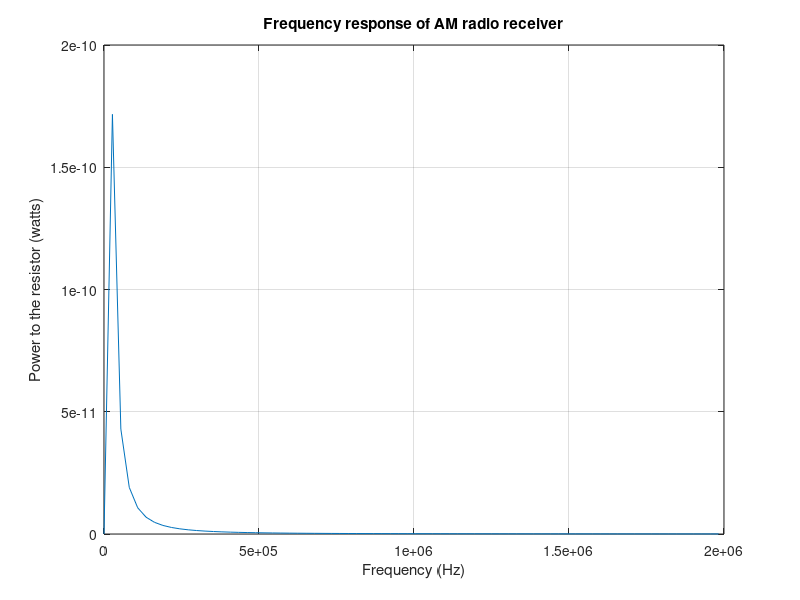

This chart was generated by the following MATLAB code:
%prompt the user
L = input('Inductance (in henries):');
C = input('Capacitance (in farads):');
R = input('Resistance (in ohms):');
V0 = input('Signal received (in volts):');

%calculate the resonant frequency in Hz(f0), & then in kHz (f0_1)
f0 = (2 * pi * sqrt(L * C))^(-1);
f0_1 = f0/1000;

%display the resonant frequency (f0_1) as an integer
fprintf('The resonant frequency of the circuit is %d kHz.\n', f0_1);

%frequency (f) & angular frequency (w)
%Note: We cannot start frequency (f) from 0Hz, because at 0Hz, reactance of capcitor (Xc) would become infinite.
%Note: If we pick the range of frequency (f) to be too wide, then the computer may freeze.
%Note: Very often, we don't need an ultra-smooth plot (lots of points); often, a rough plot (fewer points) are sufficient. 
  %MORAL OF THE STORY: Choosing the correct range for the frequency (f) is somewhat of an art. 

f = 0:10^(4.434):10^(6.3); 
w = 2 * pi * f;


%reactance of inductor (Xl)
Xl = w * L;

%susceptance of capcitor (Bc) & reactance of capacitor (Xc)
%Note: While calculating Xc, if we write Xc = Bc^(-1), then Octave will thrown an error.
%Note: While calculating Xc, if we write Xc = 1/Bc, then Octave will throw an error.
  %MORAL OF THE STORY: When finding the element-by-element reciprocal of an array, 
  %you have to be careful in choosing the correct operators.
      
Bc = w * C; 
Xc = Bc.^(-1); 

%magnitude of impedance (I)
I = sqrt(R.^2 + (Xl - Xc).^2);

%signal across resistor (VR)
VR = R * V0 * I.^(-1);

%power supplied to resistor (PR)
PR = (VR .^2)/R;
plot(f,PR);
title('Frequency response of AM radio receiver');
ylabel('Power to the resistor (watts)');
xlabel('Frequency (Hz)');
grid on;



